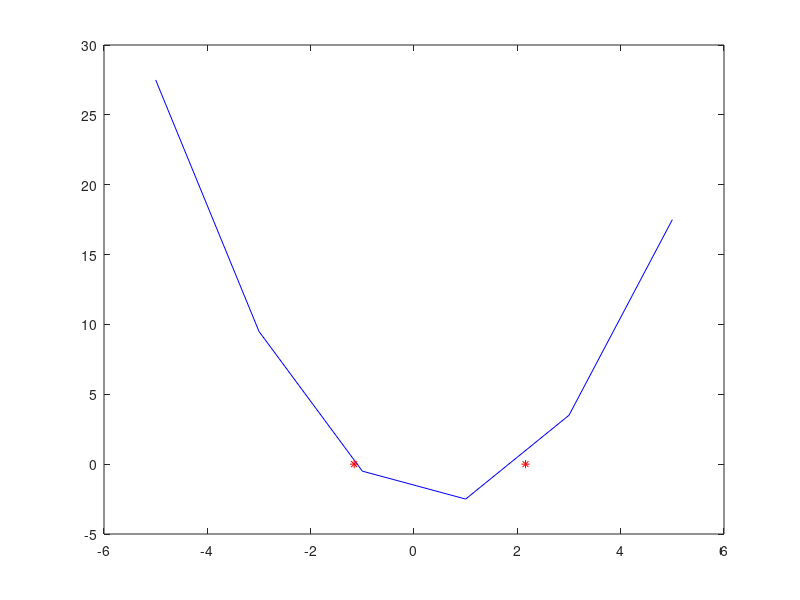

The MATLAB source for this figure:
 #Nombres: Joaquin Spongia y Agustina Carabajal
function tarea_1
  #Parte 1
  itmax = 1000;
  ea = 1e-7;
  %error relativo (rN-rV)/rN
  x1 = -5;
  x2 = 0;
  x3 = 5;
  [r1,estado] = rbi1(x1, x2, ea, itmax)
  [r2,estado] = rbi2(x2, x3, ea, itmax)
  x = -5 : 2 : 5;
  for i = 1 : length(x)
    y(i) = fc(x(i));
  endfor
  plot(x,y,'b')
  hold on
  plot(r1,0,'*r')
  hold on
  plot(r2,0,'*r')
  hold off

  #Parte 2
  tolerancia = 1e-3;
  itmax2 = 100;
  it = 0;
  estado = 0;
  L = 100;
  T = 10000;
  m = 0.8;
  dr = L/6;
  M = m*eye(5);
  J = [4/3,-4/3,0,0,0
      -3/4,2,-5/4,0,0
      0,-5/6,2,-7/6,0
      0,0,-7/8,2,-9/8
      0,0,0,-1.1583,2.1583];
  K =(T/dr^2)*J;
  #reacomodando la ecuación (K-w^2*M)z=0
  #para que se asemeje a la ecuación de autovalores y autovectores
  A = inv(M)*K;
  #proponemos un y semilla
  y = [1;1;1;1;1];
  #proponemos un r inicial = 0
  r = 0;
  while estado == 0
    x = y/norm(y,inf);
    yN = inv(A)*x;
    alfaN = yN./x;
    rN=dot(yN,x)/dot(x,x);
    error = abs(rN-r);
    if error < tolerancia
      estado = 22;
    endif
    it = it + 1;
    if it > itmax2
      estado = 33;
    endif
    y = yN;
    r = rN;
  endwhile
  w = 1/max(alfaN)
  z = yN./max(yN)
  it
endfunction
function [r1,estado] = rbi1(x1, x2, ea, itmax)
  it = 0;
  estado = 0;
  while estado == 0
    r1 = (x1 + x2)/2;
    error = abs(fc(r1));
    if error < ea
      estado = 21;
    endif
    it = it + 1;
    if it > itmax
      estado = 31;
    endif
    if fc(x1)*fc(r1)<0
      x2 = r1;
    else
      x1 = r1;
    endif
  endwhile
endfunction
function [r2,estado] = rbi2(x2, x3, ea, itmax)
  it = 0;
  estado = 0;
  while estado == 0
    r2 = (x2 + x3)/2 ;
    error = abs(fc(r2));
    if error < ea
      estado =22;
    endif
    it = it + 1;
    if it > itmax
      estado = 32;
    endif
    if fc(r2)*fc(x3)<0
      x2 = r2;
    else
      x3 = r2;
    endif
  endwhile
endfunction
function y=fc(s)
  y=s^2-s-2.5;
  endfunction
